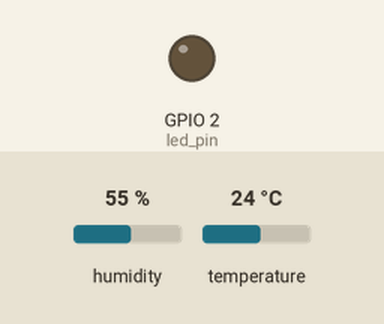
This sketch was run on a simulated ESP8266 (NodeMCU). On the bench: output pins drawn as LEDs (lit = HIGH). The test bench sets the inputs (shaded band); at power-on: humidity 55 %, temperature 24 °C. WiFi joins after 1.5 s; servers stay silent unless stated; no MQTT or app messages arrive unless stated; what the sketch prints to the serial monitor is not drawn.

Above: at 5.7 s.
Timing chart, 0 to 14.5 s (numbered marks = the images above):
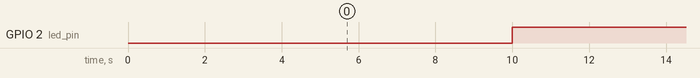

The sketch:

mqtt_esp8266.ino
```cpp
#include <ArduinoJson.h>
#include <ESP8266WiFi.h>
#include <PubSubClient.h>
#include <DHTesp.h>

// Network settings
const char* ssid = "FRITZ!Box 4040 FF";
const char* password = "76629251087878435790";
const char* mqtt_server = "192.168.178.2";

// Pin settings
// uint8_t LED_Pin = D4;
const int led_pin = 2;
const int sensor_pin = 4;

// Sensor variables
DHTesp dht;
TempAndHumidity sensor_values;

// Communication variables
WiFiClient espClient;
PubSubClient client;

// Message variables
long lastMsg = 0;
long waitBetweenMsgs = 5000; // 5s
const int max_msg_length = 128;
char msg[max_msg_length];

// LED Status
bool is_led_on = false;

void setup() {
  Serial.begin(115200);
  setup_built_in_led();
  setup_dht_sensor();
  setup_wifi();
  setup_pub_sub_client();
}

void setup_wifi() {
  delay(10);
  // We start by connecting to a WiFi network
  Serial.println();
  Serial.print("Connecting to ");
  Serial.println(ssid);

  WiFi.begin(ssid, password);

  while (WiFi.status() != WL_CONNECTED) {
    delay(500);
    Serial.print(".");
  }

  Serial.println("");
  Serial.println("WiFi connected");
  Serial.println("IP address: ");
  Serial.println(WiFi.localIP());
}

void setup_built_in_led() {
  pinMode(led_pin, OUTPUT);     // Initialize the 2 pin as an output
}

void setup_dht_sensor() {
  dht.setup(sensor_pin, DHTesp::DHT22); // data pin 4
}

void setup_pub_sub_client() {
  client.setClient(espClient);
  client.setServer(mqtt_server, 1883);
}

void reconnect() {
  // Loop until we're reconnected
  while (!client.connected()) {
    Serial.print("Attempting MQTT connection...");
    // Attempt to connect
    if (client.connect("gardo1")) {
      Serial.println("connected");
      // Once connected, publish an announcement...
      client.publish("gardo1/status", "Ready to send environmental data.");
    } else {
      Serial.print("failed, rc=");
      Serial.print(client.state());
      Serial.println(" try again in 5 seconds");
      // Wait 5 seconds before retrying
      delay(5000);
    }
  }
}

const char* getSensorName(DHTesp::DHT_MODEL_t model)
{
   switch (model)
   {
      case DHTesp::AUTO_DETECT: return "AUTO_DETECT";
      case DHTesp::DHT11: return "DHT11";
      case DHTesp::DHT22: return "DHT22";
      case DHTesp::AM2302: return "AM2302";
      case DHTesp::RHT03: return "RHT03";
   }

   return "N/A";
}

void loop() {

  if (!client.connected()) {
    reconnect();
  }
  client.loop();

  long now = millis();
  long msBettwenLastMsg = now - lastMsg;
  if (msBettwenLastMsg > dht.getMinimumSamplingPeriod() && msBettwenLastMsg > waitBetweenMsgs) {
    lastMsg = now;

    // Turn LED on or OFF
    if(is_led_on)
    {
      digitalWrite(led_pin, HIGH);  // Turn the LED off by making the voltage HIGH
      is_led_on = false;
    }
    else
    {
      digitalWrite(led_pin, LOW);   // Turn the LED on (Note that LOW is the voltage level
      is_led_on = true;
    }

    // Read sensor data
    sensor_values = dht.getTempAndHumidity();

    // Create json from data
    StaticJsonBuffer<max_msg_length> jsonBuffer;
    JsonObject& root = jsonBuffer.createObject();
    root["sensorType"] = getSensorName(dht.getModel());
    root["temperature"] = sensor_values.temperature;
    root["humidity"] = sensor_values.humidity;

    // Print json to serial
    Serial.println();
    root.prettyPrintTo(Serial);

    // Publish mqtt message with json content
    root.printTo(msg);
    client.publish("gardo1/temp_and_hum", msg);
  }
}
```

Measured:
- by itself, GPIO 2 (led_pin): alternates HIGH for 5.0 s and LOW for 5.0 s
